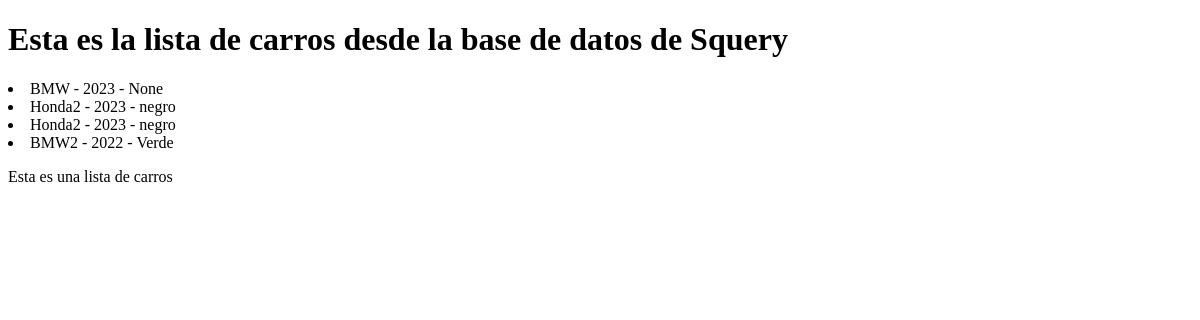
/car-list/, run on an earlier commit of the app's database.
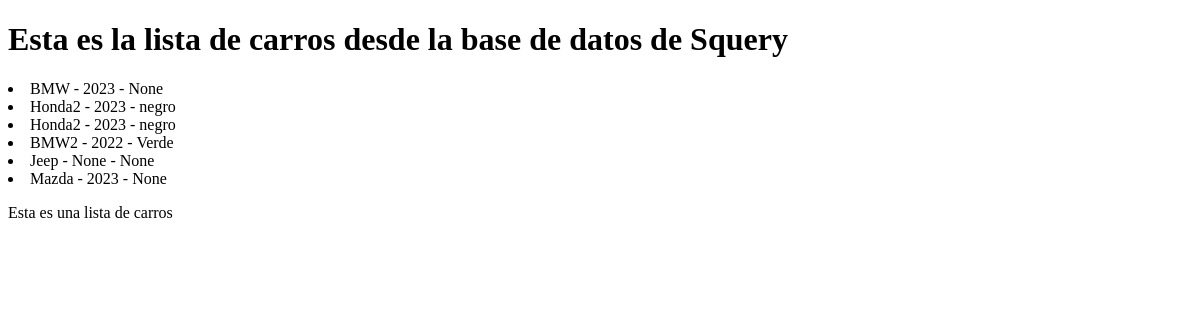
And on a later commit of the database.
### my_first_app/models.py (models this page shows, shortened)
class Car(models.Model):
    title =models.TextField(max_length=250)
    year=models.TextField(max_length=4, null=True)
    color=models.TextField(max_length=50, null=True)

### my_first_app/views.py (the view)
# urls.py: path('car-list/', my_view)
def my_view(request):
    car_list = Car.objects.all()
    context = {
        "car_list": car_list
    }
    return render(request, "my_first_app/car_list.html", context)

### my_first_app/templates/my_first_app/car_list.html (shortened to what this page needs)
<!DOCTYPE html>
<html lang="en">
<head>
</head>
<body>
    <h1> Esta es la lista de carros desde la base de datos de Squery  </h1>
    <u1>
        {% for car in car_list %}
            <li>{{car.title}} - {{ car.year }} - {{ car.color }}</li>
        {% endfor %}
    </u1>
    <p>Esta es una lista de carros</p>
</body>
</html>

What changed in the data, as far as the page shows it:
added Car: title "Jeep", year "None", color "None"
added Car: title "Mazda", year "2023", color "None"
